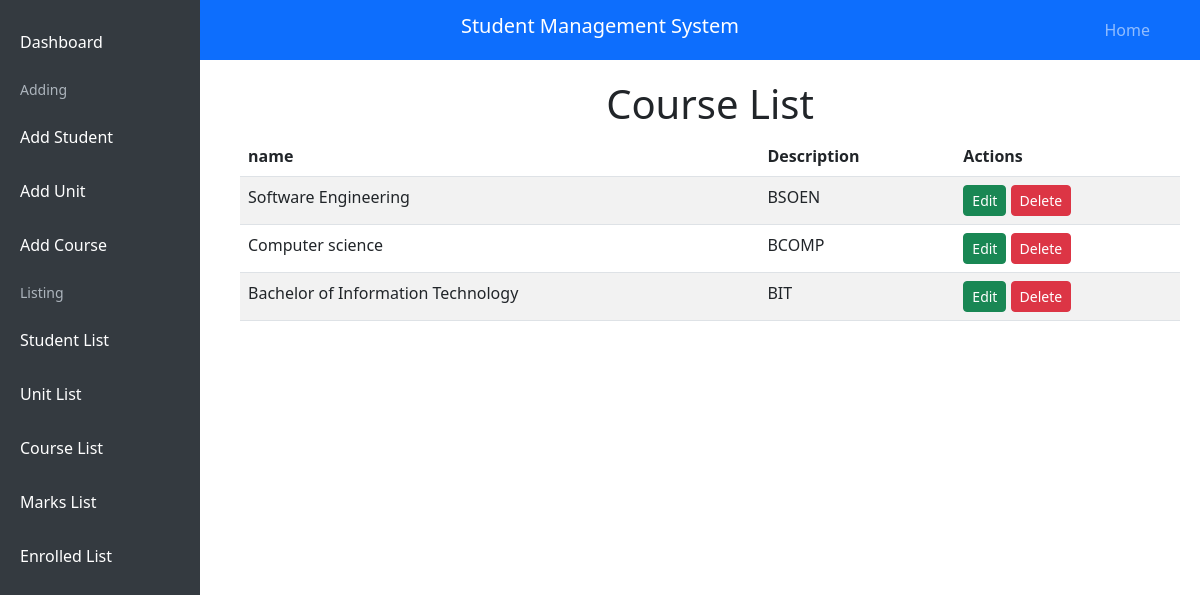
Page /course_list/ on the committed database.
### crud_app/models.py (models this page shows, shortened)
class Course(models.Model):
    course_name = models.CharField(max_length=100)
    description = models.CharField(max_length=100)

### crud_app/views.py (the view)
# urls.py: path('course_list/',views.course_list,name='course_list'),
def course_list(request):
    courses = Course.objects.all()
    return render(request,'course_list.html',{'courses':courses})

### crud_app/templates/course_list.html (shortened to what this page needs)
{% extends 'base.html' %}
{% block content %}
    <h1>Course List</h1>
    <div class="table-responsive">
        <table class="table table-striped">
            <thead>
                <tr>
                    <th>name</th>
                    <th>Description</th>
                    <th>Actions</th><tbody>
                {% for course in courses %}
                    <tr>
                        <td>{{ course.course_name }}</td>
                        <td>{{ course.description }}</td>
                        <td>
                            <a href="{% url 'edit_course' pk=course.pk %}" class="btn btn-success btn-sm">Edit</a>
                            <a href="{% url 'delete_course' pk=course.pk %}" class="btn btn-danger btn-sm">Delete</a>
                        </td>
                    </tr>
                {% endfor %}
            </tbody>
        </table>
    </div>
{% endblock %}

### static/css/styles.css (style rules this page uses)
body { font-family: Arial, Helvetica, sans-serif; margin: 0; padding: 0; }
h1 { font-size: 36px; margin-top: 0; }
h1 { font-size: 2rem; text-align: center; }

### rows in the picture
Course: course_name "Software Engineering", description "BSOEN"
Course: course_name "Computer science", description "BCOMP"
Course: course_name "Bachelor of Information Technology", description "BIT"
